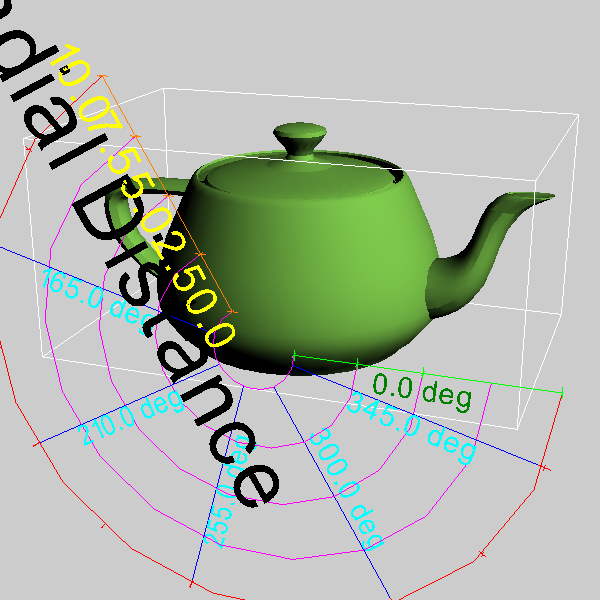

The script that drew this image:
#!/usr/bin/env python

# Test vtkPolarAxesActor with custom arc angles, radius, and minor tick visibility.

import os

import vtkmodules.vtkInteractionStyle  # noqa: F401
import vtkmodules.vtkRenderingFreeType  # noqa: F401
import vtkmodules.vtkRenderingOpenGL2  # noqa: F401

from vtkmodules.vtkFiltersCore import vtkPolyDataNormals
from vtkmodules.vtkFiltersModeling import vtkOutlineFilter
from vtkmodules.vtkIOGeometry import vtkBYUReader
from vtkmodules.vtkRenderingAnnotation import vtkPolarAxesActor
from vtkmodules.vtkRenderingCore import (
    vtkActor,
    vtkLight,
    vtkPolyDataMapper,
    vtkRenderWindow,
    vtkRenderWindowInteractor,
    vtkRenderer,
)

data_dir = os.environ.get("VPE_DATA_DIR", os.path.dirname(os.path.abspath(__file__)))

# Source
teapot_reader = vtkBYUReader()
teapot_reader.SetGeometryFileName(os.path.join(data_dir, "teapot.g"))

# Filter
normals_filter = vtkPolyDataNormals()
normals_filter.SetInputConnection(teapot_reader.GetOutputPort())

teapot_mapper = vtkPolyDataMapper()
teapot_mapper.SetInputConnection(normals_filter.GetOutputPort())

teapot_actor = vtkActor()
teapot_actor.SetMapper(teapot_mapper)
teapot_actor.GetProperty().SetDiffuseColor(0.5, 0.8, 0.3)

outline_filter = vtkOutlineFilter()
outline_filter.SetInputConnection(normals_filter.GetOutputPort())

outline_mapper = vtkPolyDataMapper()
outline_mapper.SetInputConnection(outline_filter.GetOutputPort())

outline_actor = vtkActor()
outline_actor.SetMapper(outline_mapper)
outline_actor.GetProperty().SetColor(1.0, 1.0, 1.0)

# Renderer
renderer = vtkRenderer()
renderer.SetBackground(0.8, 0.8, 0.8)

normals_filter.Update()

# Polar axes with arc customization
polar_axes = vtkPolarAxesActor()
polar_axes.SetPole(0.5, 1.0, 3.0)
polar_axes.SetMaximumRadius(3.0)
polar_axes.SetMinimumAngle(-60.0)
polar_axes.SetMaximumAngle(210.0)
polar_axes.SetRequestedNumberOfRadialAxes(10)
polar_axes.SetPolarLabelFormat("{:6.1f}")
polar_axes.GetLastRadialAxisProperty().SetColor(0.0, 1.0, 0.0)
polar_axes.GetSecondaryRadialAxesProperty().SetColor(0.0, 0.0, 1.0)
polar_axes.GetPolarArcsProperty().SetColor(1.0, 0.0, 0.0)
polar_axes.GetSecondaryPolarArcsProperty().SetColor(1.0, 0.0, 1.0)
polar_axes.GetPolarAxisProperty().SetColor(1.0, 0.5, 0.0)
polar_axes.GetPolarAxisTitleTextProperty().SetColor(0.0, 0.0, 0.0)
polar_axes.GetPolarAxisTitleTextProperty().SetFontSize(36)
polar_axes.GetPolarAxisLabelTextProperty().SetColor(1.0, 1.0, 0.0)
polar_axes.GetPolarAxisLabelTextProperty().SetFontSize(18)
polar_axes.GetLastRadialAxisTextProperty().SetColor(0.0, 0.5, 0.0)
polar_axes.GetSecondaryRadialAxesTextProperty().SetColor(0.0, 1.0, 1.0)
polar_axes.SetScreenSize(19.0)
polar_axes.SetMinimumAngle(120)
polar_axes.SetMaximumAngle(-450)
polar_axes.SetMinimumRadius(0.5)
polar_axes.SetMaximumRadius(3.5)
polar_axes.SetArcMinorTickVisibility(True)
polar_axes.SetArcTickRatioSize(0.8)
polar_axes.SetPolarArcResolutionPerDegree(0.05)
polar_axes.SetBounds(normals_filter.GetOutput().GetBounds())

renderer.AddViewProp(teapot_actor)
renderer.AddViewProp(outline_actor)
renderer.AddViewProp(polar_axes)

# Render window
render_window = vtkRenderWindow()
render_window.AddRenderer(renderer)
render_window.SetWindowName("polar axes arcs")
render_window.SetMultiSamples(0)
render_window.SetSize(600, 600)

# Interactor
interactor = vtkRenderWindowInteractor()
interactor.SetRenderWindow(render_window)

# Scene
light = vtkLight()
light.SetFocalPoint(0.21406, 1.5, 0.0)
light.SetPosition(7.0, 7.0, 4.0)
renderer.AddLight(light)

renderer.GetActiveCamera().SetClippingRange(1.0, 100.0)
renderer.GetActiveCamera().SetFocalPoint(0.0, 0.5, 0.0)
renderer.GetActiveCamera().SetPosition(5.0, 6.0, 14.0)
polar_axes.SetCamera(renderer.GetActiveCamera())

interactor.Initialize()
interactor.Start()
